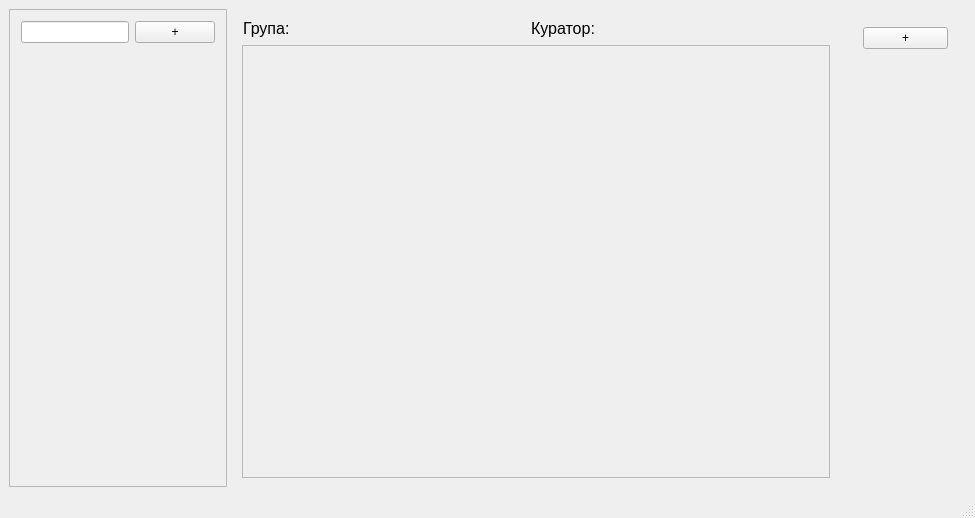
<?xml version="1.0" encoding="UTF-8"?>
<ui version="4.0">
 <class>EducationProgressMainWindow</class>
 <widget class="QMainWindow" name="EducationProgressMainWindow">
  <property name="geometry">
   <rect>
    <x>0</x>
    <y>0</y>
    <width>975</width>
    <height>518</height>
   </rect>
  </property>
  <property name="sizePolicy">
   <sizepolicy hsizetype="Minimum" vsizetype="Maximum">
    <horstretch>0</horstretch>
    <verstretch>0</verstretch>
   </sizepolicy>
  </property>
  <property name="windowTitle">
   <string>MainWindow</string>
  </property>
  <widget class="QWidget" name="centralwidget">
   <layout class="QHBoxLayout" name="horizontalLayout">
    <item>
     <widget class="QScrollArea" name="scrollArea">
      <property name="sizePolicy">
       <sizepolicy hsizetype="Minimum" vsizetype="Minimum">
        <horstretch>2</horstretch>
        <verstretch>0</verstretch>
       </sizepolicy>
      </property>
      <property name="widgetResizable">
       <bool>true</bool>
      </property>
      <widget class="QWidget" name="QuickAccessContainer">
       <property name="geometry">
        <rect>
         <x>0</x>
         <y>0</y>
         <width>216</width>
         <height>456</height>
        </rect>
       </property>
       <property name="sizePolicy">
        <sizepolicy hsizetype="Minimum" vsizetype="Minimum">
         <horstretch>0</horstretch>
         <verstretch>0</verstretch>
        </sizepolicy>
       </property>
       <property name="maximumSize">
        <size>
         <width>16777215</width>
         <height>16777215</height>
        </size>
       </property>
       <layout class="QVBoxLayout" name="verticalLayout_3">
        <item>
         <widget class="QWidget" name="widget" native="true">
          <property name="sizePolicy">
           <sizepolicy hsizetype="Minimum" vsizetype="Maximum">
            <horstretch>1</horstretch>
            <verstretch>1</verstretch>
           </sizepolicy>
          </property>
          <layout class="QHBoxLayout" name="horizontalLayout_2">
           <property name="leftMargin">
            <number>2</number>
           </property>
           <property name="topMargin">
            <number>2</number>
           </property>
           <property name="rightMargin">
            <number>2</number>
           </property>
           <property name="bottomMargin">
            <number>2</number>
           </property>
           <item>
            <widget class="QLineEdit" name="SearchLine">
             <property name="sizePolicy">
              <sizepolicy hsizetype="Minimum" vsizetype="Minimum">
               <horstretch>0</horstretch>
               <verstretch>0</verstretch>
              </sizepolicy>
             </property>
             <property name="echoMode">
              <enum>QLineEdit::Normal</enum>
             </property>
             <property name="cursorMoveStyle">
              <enum>Qt::LogicalMoveStyle</enum>
             </property>
            </widget>
           </item>
           <item>
            <widget class="QPushButton" name="ButtonAddPanelItem">
             <property name="sizePolicy">
              <sizepolicy hsizetype="Maximum" vsizetype="Minimum">
               <horstretch>0</horstretch>
               <verstretch>0</verstretch>
              </sizepolicy>
             </property>
             <property name="text">
              <string>+</string>
             </property>
            </widget>
           </item>
          </layout>
         </widget>
        </item>
        <item>
         <widget class="QWidget" name="QuickAccessPanel" native="true">
          <property name="sizePolicy">
           <sizepolicy hsizetype="Minimum" vsizetype="Minimum">
            <horstretch>1</horstretch>
            <verstretch>0</verstretch>
           </sizepolicy>
          </property>
          <layout class="QVBoxLayout" name="verticalLayout">
           <property name="leftMargin">
            <number>1</number>
           </property>
           <property name="topMargin">
            <number>1</number>
           </property>
          </layout>
         </widget>
        </item>
        <item>
         <spacer name="verticalSpacer">
          <property name="orientation">
           <enum>Qt::Vertical</enum>
          </property>
          <property name="sizeType">
           <enum>QSizePolicy::Expanding</enum>
          </property>
          <property name="sizeHint" stdset="0">
           <size>
            <width>10</width>
            <height>10</height>
           </size>
          </property>
         </spacer>
        </item>
       </layout>
      </widget>
     </widget>
    </item>
    <item>
     <widget class="QWidget" name="EducationPregressWidget" native="true">
      <property name="sizePolicy">
       <sizepolicy hsizetype="Minimum" vsizetype="Minimum">
        <horstretch>10</horstretch>
        <verstretch>0</verstretch>
       </sizepolicy>
      </property>
      <layout class="QVBoxLayout" name="verticalLayout_6">
       <item>
        <widget class="QWidget" name="InfoWidget" native="true">
         <property name="sizePolicy">
          <sizepolicy hsizetype="Minimum" vsizetype="Maximum">
           <horstretch>0</horstretch>
           <verstretch>0</verstretch>
          </sizepolicy>
         </property>
         <layout class="QHBoxLayout" name="horizontalLayout_3">
          <property name="leftMargin">
           <number>1</number>
          </property>
          <property name="topMargin">
           <number>1</number>
          </property>
          <property name="rightMargin">
           <number>1</number>
          </property>
          <property name="bottomMargin">
           <number>1</number>
          </property>
          <item>
           <widget class="QLabel" name="labelGrup">
            <property name="sizePolicy">
             <sizepolicy hsizetype="Maximum" vsizetype="Preferred">
              <horstretch>0</horstretch>
              <verstretch>0</verstretch>
             </sizepolicy>
            </property>
            <property name="font">
             <font>
              <pointsize>12</pointsize>
             </font>
            </property>
            <property name="text">
             <string>Група:</string>
            </property>
           </widget>
          </item>
          <item>
           <widget class="QLabel" name="name_grup">
            <property name="font">
             <font>
              <pointsize>12</pointsize>
             </font>
            </property>
            <property name="text">
             <string/>
            </property>
           </widget>
          </item>
          <item>
           <widget class="QLabel" name="labelCurator">
            <property name="sizePolicy">
             <sizepolicy hsizetype="Maximum" vsizetype="Preferred">
              <horstretch>0</horstretch>
              <verstretch>0</verstretch>
             </sizepolicy>
            </property>
            <property name="font">
             <font>
              <pointsize>12</pointsize>
             </font>
            </property>
            <property name="text">
             <string>Куратор:</string>
            </property>
           </widget>
          </item>
          <item>
           <widget class="QLabel" name="name_curator">
            <property name="font">
             <font>
              <pointsize>12</pointsize>
             </font>
            </property>
            <property name="text">
             <string/>
            </property>
           </widget>
          </item>
         </layout>
        </widget>
       </item>
       <item>
        <widget class="QScrollArea" name="scrollArea_2">
         <property name="widgetResizable">
          <bool>true</bool>
         </property>
         <widget class="QWidget" name="scrollAreaWidgetContents">
          <property name="geometry">
           <rect>
            <x>0</x>
            <y>0</y>
            <width>586</width>
            <height>411</height>
           </rect>
          </property>
          <layout class="QVBoxLayout" name="verticalLayout_5">
           <item>
            <widget class="QWidget" name="TableConteiner" native="true">
             <property name="sizePolicy">
              <sizepolicy hsizetype="Minimum" vsizetype="Maximum">
               <horstretch>1</horstretch>
               <verstretch>1</verstretch>
              </sizepolicy>
             </property>
             <layout class="QHBoxLayout" name="horizontalLayout_4">
              <property name="leftMargin">
               <number>0</number>
              </property>
              <property name="topMargin">
               <number>0</number>
              </property>
              <property name="rightMargin">
               <number>0</number>
              </property>
              <property name="bottomMargin">
               <number>0</number>
              </property>
             </layout>
            </widget>
           </item>
           <item>
            <spacer name="verticalSpacer_3">
             <property name="orientation">
              <enum>Qt::Vertical</enum>
             </property>
             <property name="sizeHint" stdset="0">
              <size>
               <width>20</width>
               <height>367</height>
              </size>
             </property>
            </spacer>
           </item>
          </layout>
         </widget>
        </widget>
       </item>
      </layout>
     </widget>
    </item>
    <item>
     <widget class="QWidget" name="FunctionalPanelConteiner" native="true">
      <property name="sizePolicy">
       <sizepolicy hsizetype="Minimum" vsizetype="Minimum">
        <horstretch>2</horstretch>
        <verstretch>0</verstretch>
       </sizepolicy>
      </property>
      <layout class="QVBoxLayout" name="verticalLayout_2">
       <item>
        <widget class="QWidget" name="FunctionalPanel" native="true">
         <layout class="QVBoxLayout" name="verticalLayout_4">
          <item>
           <widget class="QPushButton" name="ButtonShowAddWindow2">
            <property name="text">
             <string>+</string>
            </property>
           </widget>
          </item>
         </layout>
        </widget>
       </item>
       <item>
        <spacer name="verticalSpacer_2">
         <property name="orientation">
          <enum>Qt::Vertical</enum>
         </property>
         <property name="sizeHint" stdset="0">
          <size>
           <width>20</width>
           <height>40</height>
          </size>
         </property>
        </spacer>
       </item>
      </layout>
     </widget>
    </item>
   </layout>
  </widget>
  <widget class="QMenuBar" name="menubar">
   <property name="geometry">
    <rect>
     <x>0</x>
     <y>0</y>
     <width>975</width>
     <height>20</height>
    </rect>
   </property>
  </widget>
  <widget class="QStatusBar" name="statusbar"/>
 </widget>
 <resources/>
 <connections/>
</ui>
